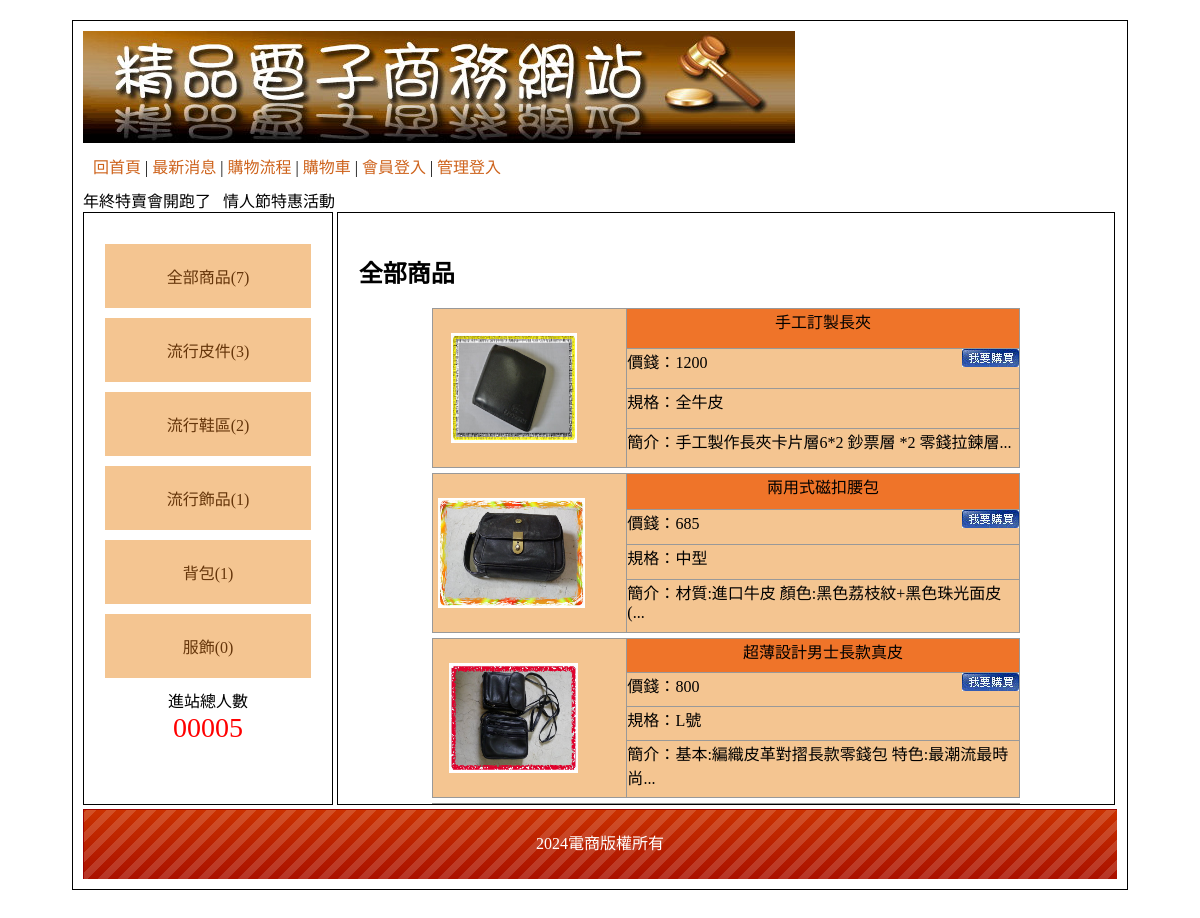
The page / on the database its author committed.
### tables this page shows
CREATE TABLE `type` (
  `id` int(10) UNSIGNED NOT NULL,
  `name` text NOT NULL,
  `big_id` int(10) UNSIGNED NOT NULL
);

CREATE TABLE `goods` (
  `id` int(10) UNSIGNED NOT NULL,
  `no` text NOT NULL,
  `name` text NOT NULL,
  `price` int(10) NOT NULL,
  `spec` text NOT NULL,
  `stock` int(10) NOT NULL,
  `img` text NOT NULL,
  `intro` text NOT NULL,
  `big` int(10) NOT NULL,
  `mid` int(10) NOT NULL,
  `sh` int(1) NOT NULL
);

CREATE TABLE `bottom` (
  `id` int(10) UNSIGNED NOT NULL,
  `bottom` text NOT NULL
);

### api/db.php (called while the page is built, shortened)
<?php
class DB{
    protected $dsn = "mysql:host=localhost;charset=utf8;dbname=bquiz04";
    protected $pdo;
    protected $table;
    public function __construct($table)
    {
        $this->table=$table;
        $this->pdo=new PDO($this->dsn,'root','');
    }
    function all( $where = '', $other = '')
    {
        $sql = "select * from `$this->table` ";
        $sql =$this->sql_all($sql,$where,$other);
        return  $this->pdo->query($sql)->fetchAll(PDO::FETCH_ASSOC);
    }
    function count( $where = '', $other = ''){
        $sql = "select count(*) from `$this->table` ";
        $sql=$this->sql_all($sql,$where,$other);
        return  $this->pdo->query($sql)->fetchColumn();
    }
    function find($id)
    {
        $sql = "select * from `$this->table` ";
        if (is_array($id)) {
            $tmp = $this->a2s($id);
            $sql .= " where " . join(" && ", $tmp);
        } else if (is_numeric($id)) {
            $sql .= " where `id`='$id'";
        }
        $row = $this->pdo->query($sql)->fetch(PDO::FETCH_ASSOC);
        return $row;
    }
    private function a2s($array){
        foreach ($array as $col => $value) {
            $tmp[] = "`$col`='$value'";
        }
        return $tmp;
    }
    private function sql_all($sql,$array,$other){
        if (isset($this->table) && !empty($this->table)) {
            if (is_array($array)) {
                if (!empty($array)) {
                    $tmp = $this->a2s($array);
                    $sql .= " where " . join(" && ", $tmp);
                }
            } else {
                $sql .= " $array";
            }
            $sql .= $other;
            return $sql;
        }
    }
}
$Bottom=new DB('bottom');
$Type=new DB('type');
$Goods=new DB('goods');
?>

### index.php (the view, shortened to what this page needs)
<?php include_once './api/db.php'; ?>
<!DOCTYPE html PUBLIC "-//W3C//DTD XHTML 1.0 Transitional//EN" "http://www.w3.org/TR/xhtml1/DTD/xhtml1-transitional.dtd">
<html xmlns="http://www.w3.org/1999/xhtml">
<head>
    <link href="./css/css.css" rel="stylesheet" type="text/css">
</head>
<body>
    <div id="main">
        <div id="top">
            <a href="?">
                <img src="./icon/0416.jpg">
            </a>
            <div style="padding:10px;">
                <a href="?">回首頁</a> |
                <a href="?do=news">最新消息</a> |
                <a href="?do=look">購物流程</a> |
                <a href="?do=buycart">購物車</a> |
                <?php
                if(isset($_SESSION['mem'])){
                ?>
                    <a href="./api/logout.php">登出</a> |
                <?php
                }else{
                ?>
                    <a href="?do=login">會員登入</a> |
                <?php
                }
                ?>
                <?php
                if(isset($_SESSION['admin'])){
                ?>
                    <a href="back.php">返回管理</a>
                <?php
                }else{
                ?>
                    <a href="?do=admin">管理登入</a>
                <?php
                }
                ?>
            </div>
            <marquee>
                年終特賣會開跑了 &nbsp;  情人節特惠活動 &nbsp;
            </marquee>
        </div>
        <div id="left" class="ct">
            <div style="min-height:400px;">
            <a href='?type=0'>全部商品(<?=$Goods->count(['sh'=>1]);?>)</a>
            <?php
            $bigs=$Type->all(['big_id'=>0]);
            foreach($bigs as $big){
            ?>
            <div class="ww">
                <a href="?type=<?=$big['id'];?>"><?=$big['name'];?>(<?=$Goods->count(['sh'=>1,'big'=>$big['id']]);?>)</a>
            </div>
            <?php
            }
            ?>
            </div>
            <span>
                <div>進站總人數</div>
                <div style="color:#f00; font-size:28px;">
                    00005 </div>
            </span>
        </div>
        <div id="right">
            <?php
                $do=$_GET['do']??'main';
                $file="./front/{$do}.php";
                if(file_exists($file)){
                    include $file;
                }else{
                    include "./front/main.php";
                }
            ?>
        </div>
        <div id="bottom" style="line-height:70px;background:url(icon/bot.png); color:#FFF;" class="ct">
           <?=$Bottom->find(1)['bottom'];?></div>
    </div>
</body>
</html>

### front/main.php (shortened to what this page needs)
<?php
$type=$_GET['type']??0;
$nav='';
$goods=null;
if($type==0){
    $nav="全部商品";
    $goods=$Goods->all(['sh'=>1]);
}
?>
<h2><?=$nav;?></h2>
<?php
foreach($goods as $good){
?>
<div class='item'>
 <div class="img">
    <a href="?do=detail&id=<?=$good['id'];?>">
        <img src="./img/<?=$good['img'];?>" style="width:80%;height:110px">
    </a>
 </div>
 <div class="info">
    <div class='ct tt'><?=$good['name'];?></div>
    <div>
        價錢：<?=$good['price'];?>
        <img src="./icon/0402.jpg" style="float:right" onclick="location.href='?do=buycart&id=<?=$good['id'];?>&qt=1'">
    </div>
    <div>規格：<?=$good['spec'];?></div>
    <div>簡介：<?=mb_substr($good['intro'],0,25);?>...</div>
 </div>
</div>
<?php
}
?>

### css/css.css (style rules this page uses)
body { font-family:"微軟正黑體"; }
#main { width:1034px; padding:10px; margin:20px auto 20px auto; border:#000 solid 1px; min-height:768px; }
#top a { color:#CE631C; text-decoration:none; }
#left { display:inline-block; width:20%; padding:2%; min-height:550px; vertical-align:top; border:#000 1px solid; }
#left a { display:block; padding:20px 5px 20px 5px; text-decoration:none; background:#F4C591; margin:10px auto 10px auto; color:#65350A; }
.ct { text-align:center; }
#right { display:inline-block; width:71%; padding:2%; height:550px; overflow: auto; border:#000 1px solid; }
#bottom { height:70px; background:url(../icon/bot.png); background-size:cover; }
.tt { background:#EF7429; }

### front/main.php (style rules this page uses)
.item { width:80%; height:160px; background-color: #f4c591; margin:5px auto; display:flex; }
.item .img { width:33%; display:flex; justify-content: center; align-items: center; border:1px solid #999; }
.item .info { width:67%; display:flex; flex-direction: column; }
.info div { border:1px solid #999; border-left:0px; border-top:0px; flex-grow:1; }
.info div:nth-child(1) { border-top:1px solid #999; }

### rows shown on the page
type: name "流行皮件", count "3"
type: name "流行鞋區", id "2"
type: name "流行飾品", count "1"
type: name "背包", count "1"
type: name "服飾", count "0"
goods: img (picture), name "手工訂製長夾", price "1200", spec "全牛皮", intro "手工製作長夾卡片層6*2 鈔票層 *2 零錢拉鍊層"
goods: img (picture), name "兩用式磁扣腰包", price "685", spec "中型", intro "材質:進口牛皮 顏色:黑色荔枝紋+黑色珠光面皮("
goods: img (picture), name "超薄設計男士長款真皮", price "800", spec "L號", intro "基本:編織皮革對摺長款零錢包 特色:最潮流最時尚"
bottom: bottom "2024電商版權所有"

### other values the page prints
$Goods->count(['sh'=>1]) "7"
$nav "全部商品"
